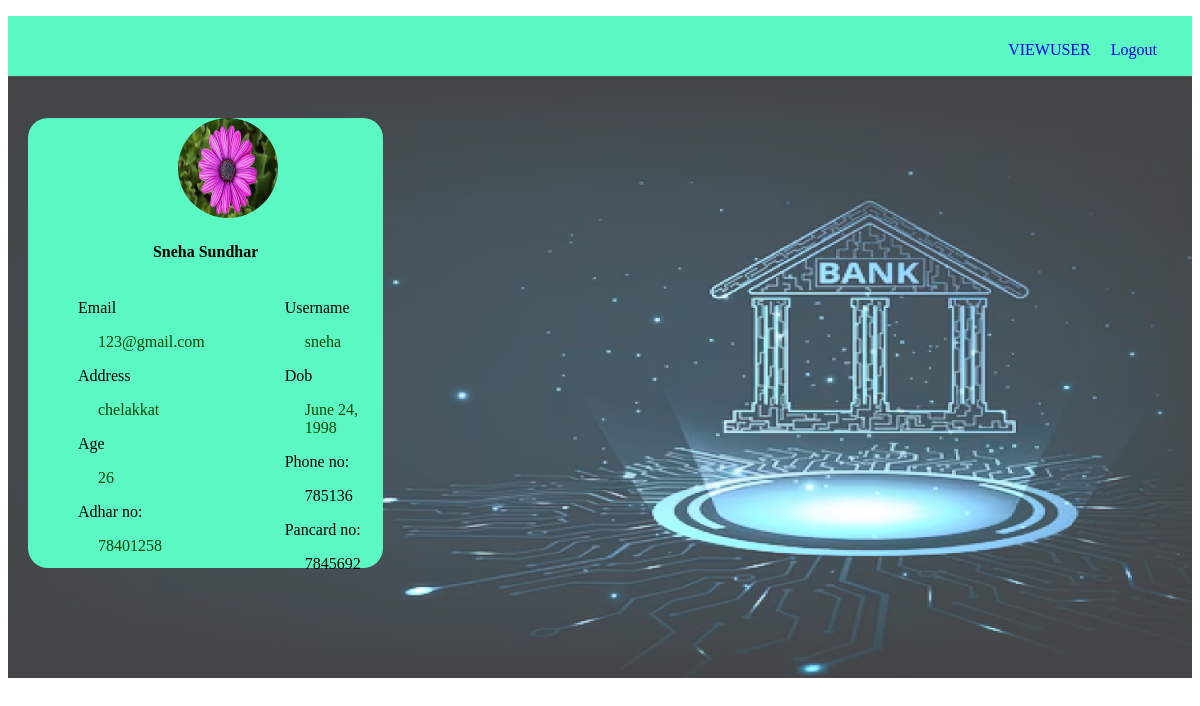
The app's page /bankuser/1, older data.
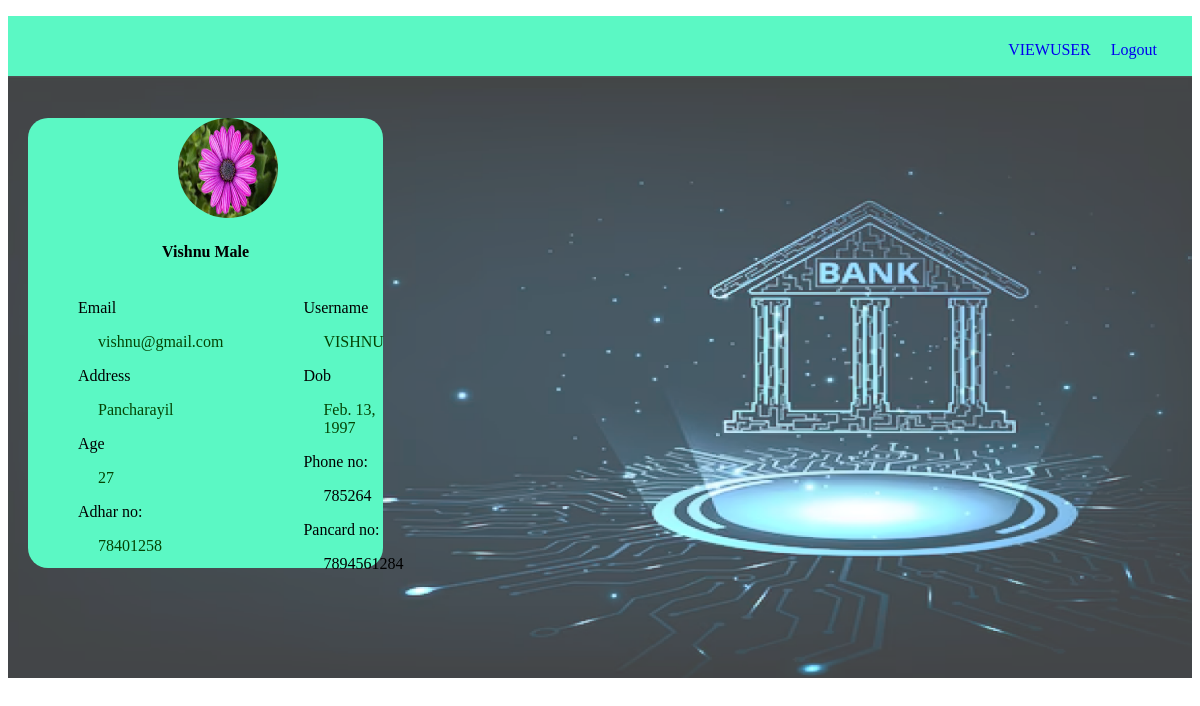
The same page, newer data.
### app/models.py (models this page shows, shortened)
class User(models.Model):
    user_id=models.ForeignKey(CustomUser,on_delete=models.CASCADE)
    name=models.CharField(max_length=100)
    account_no=models.IntegerField()
    image=models.FileField(upload_to='media')
    address=models.CharField(max_length=100)
    email=models.CharField(max_length=100)
    age=models.IntegerField()
    phone=models.IntegerField()
    dob=models.DateField()
    adharcard=models.IntegerField()
    pancard=models.IntegerField()
    initial_amount=models.IntegerField()

class CustomUser(AbstractUser):
    status_choice=(('accepted','accepted'),('rejected','rejected'),('pending','pending'))
    user_type=models.CharField(max_length=100)
    status=models.CharField(choices=status_choice,default='pending',max_length=200)

### app/views.py (the view)
# urls.py: path('bankuser/<int:id>',views.bankuser,name='bankuser'),
def bankuser(request,id):
    user=User.objects.get(id=id)
    return render(request,'bankuser.html',{'user':user})

### templates/bankuser.html (shortened to what this page needs)
{% extends 'bankhome.html' %}
{% block content %}
{% load static %}
<div class="container">
    <div style="background-color: rgb(91,248,196);width: 30%;height: 450px;margin-top: 40px;margin-left: 20px;border-radius: 20px;">
      <img class="img" src="{{ user.image.url }}" alt=""height="100px" width="100px" style="margin-left: 150px;border-radius: 50%;" >
      <h4 style="text-align: center;">{{user.name}}</h4>
      <div style="display: flex;">
        <div>
           <p style="margin-left: 50px;">Email</p>
           <p style="margin-left: 70px;color: rgb(4, 68, 4);">{{user.email}}</p>
           <p style="margin-left: 50px;">Address</p>
           <p style="margin-left: 70px;color: rgb(4,68,4);">{{user.address}}</p>
           <p style="margin-left: 50px;">Age</p>
           <p style="margin-left: 70px;color: rgb(4, 68, 4);">{{user.age}}</p>
           <p style="margin-left: 50px;">Adhar no:</p>
           <p style="margin-left: 70px;color: rgb(4,68,4);">{{user.adharcard}}</p>
        </div>
        <div>
            <p style="margin-left: 80px;">Username</p>
            <p style="margin-left: 100px;color: rgb(4,68,4);">{{user.user_id.username}}</p>
            <p style="margin-left: 80px;">Dob</p>
            <p style="margin-left: 100px;color: rgb(4,68,4);">{{user.dob}}</p>
            <p style="margin-left: 80px;">Phone no:</p>
            <p style="margin-left: 100px;color: (4,68,4);">{{user.phone}}</p>
            <p style="margin-left: 80px;">Pancard no:</p>
            <p style="margin-left: 100px;color: (4,68,4);">{{user.pancard}}</p>
        </div>
      </div>
    </div>
  </div>
{% endblock %}

Row changes from the older to the newer data that the page shows:
changed User: name "Sneha Sundhar" → "Vishnu Male"; email "123@gmail.com" → "vishnu@gmail.com"; address "chelakkat" → "Pancharayil"; age "26" → "27"; user_id.username "sneha" → "VISHNU"; dob "June 24, 1998" → "Feb. 13, 1997"; phone "785136" → "785264"; pancard "7845692" → "7894561284"
